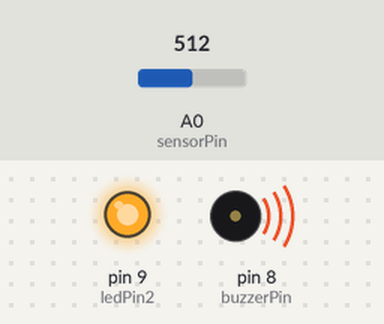
The sketch below on a simulated Arduino Uno, built with avr-gcc and run on an emulated ATmega328P. On the bench: output pins drawn as LEDs (lit = HIGH), buzzer (waves = sounding). The test bench sets the inputs (shaded band); at power-on: A0 (sensorPin) = 512.

Above: at 1.2 s.
1.3 s: A0 (sensorPin) set to 122
At 2.3 s:
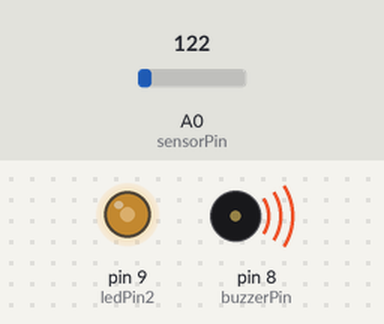
2.8 s: A0 (sensorPin) set to 0
At 3.5 s:
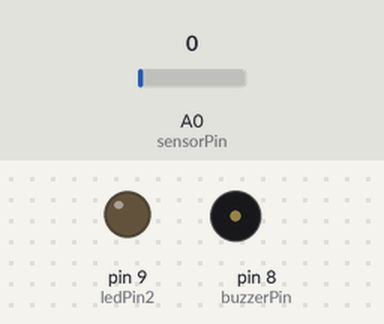
4.3 s: A0 (sensorPin) set to 306
At 4.6 s:
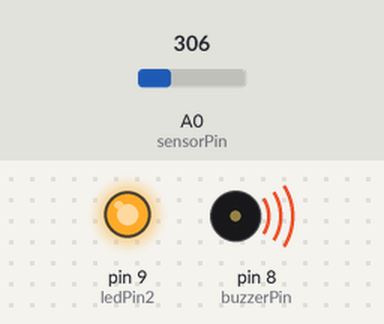
Timing chart, 0 to 7.3 s (numbered marks = the images above; inputs shaded):
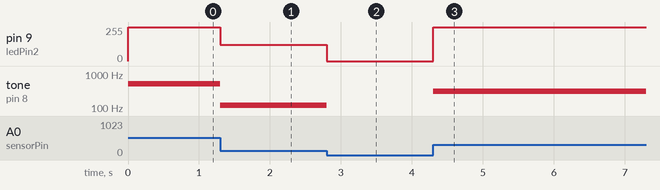

The sketch:

BUZZER.ino
```cpp
/**
 * UNIVERISTY OF KENT SAMPLE CODE
 * AUTHOR R.J.HORNE
 *
 * BASIC ANALOGUE INPUT AND BUZZER OUTPUT
 */

const int sensorPin = A0;     // select the input pin for the potentiometer
const int ledPin2 = 9;        // select the pin for the LED2
const int buzzerPin = 8;      // select the output pin for the buzzer

int sensorValue = 0;          // variable to store the value coming from A0
int sensorValueMapped = 0;    // variable to store the mapped value of the sensor

void setup()
{
    pinMode(ledPin2, OUTPUT);     // declare the LED2 as an output
    pinMode(buzzerPin, OUTPUT); //declare the Buzzer as an output
}

void loop()
{
sensorValue = analogRead(sensorPin);                    // read the value from A0:
sensorValueMapped = map(sensorValue, 0, 1023, 0, 255);  // Map value from 10bit to 8bit because of ATMEGA328P restrictions
analogWrite(ledPin2,sensorValue);                       // change the LED2 brightness
tone(buzzerPin, sensorValue);                           // output buzzer noise
delay(1);
}
```

Measured:
- after the input at 1.3 s, pin 9 (ledPin2): 255/255 → 122/255 at once; tone on pin 8 (buzzerPin): 512 Hz → 122 Hz at once
- after the input at 2.8 s, pin 9 (ledPin2): 122/255 → 0/255 at once; tone on pin 8 (buzzerPin): 122 Hz → silent at once
- after the input at 4.3 s, pin 9 (ledPin2): 0/255 → 255/255 at once; tone on pin 8 (buzzerPin): silent → 306 Hz at once
